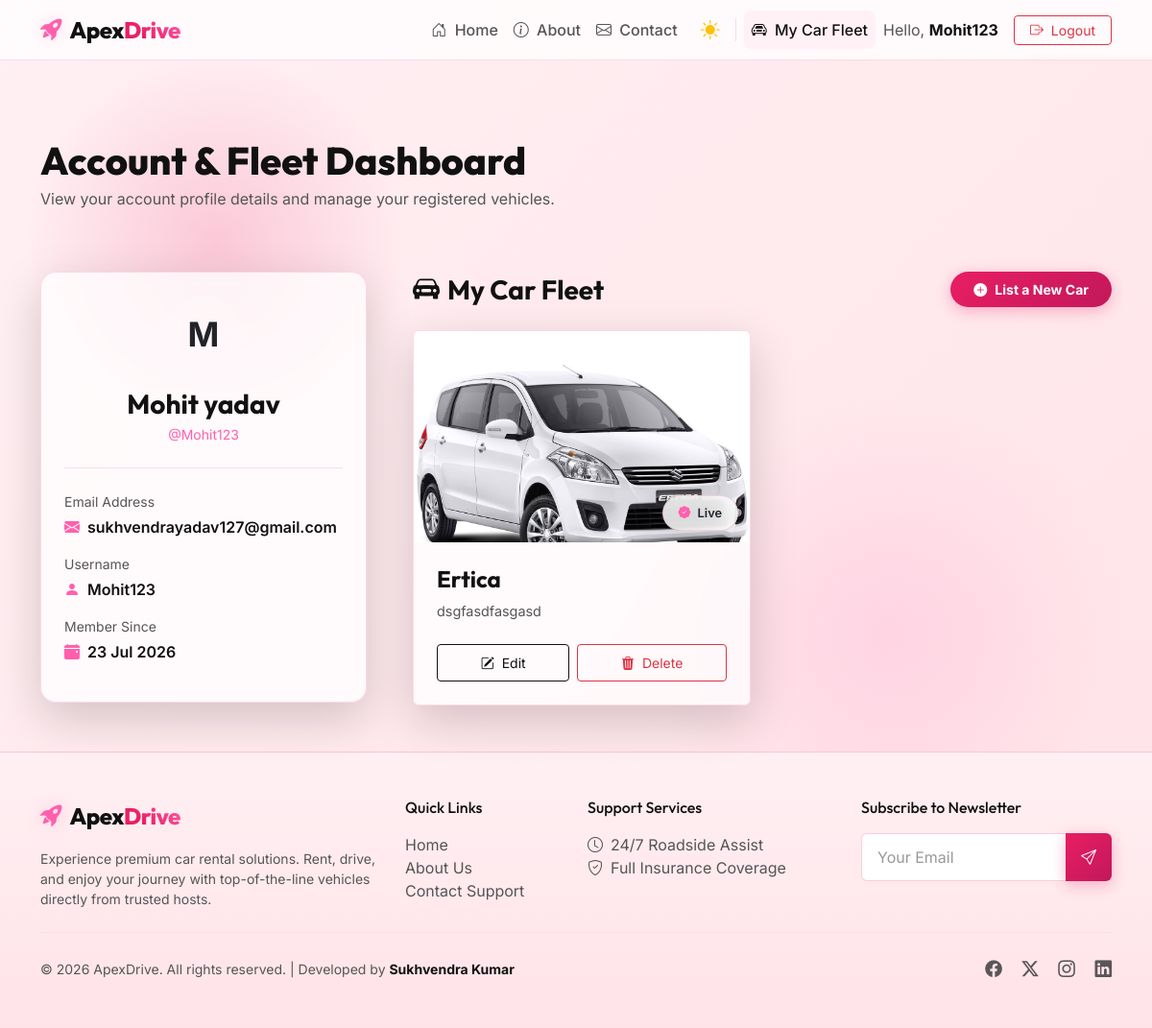
Screenshot of /profile/ (signed in) with the database file from the repository.
### rentals/models.py (models this page shows, shortened)
class CarProfile(models.Model):
    user = models.ForeignKey(User, on_delete=models.CASCADE, related_name='car_profiles')
    car_name = models.CharField(max_length=150, verbose_name="Car Model / Name")
    car_image = models.ImageField(upload_to='car_photos/', verbose_name="Car Image")
    car_details = models.TextField(verbose_name="Car Specifications and Rental Details")
    phone_number = models.CharField(max_length=20, verbose_name="Contact Number for Calls")
    whatsapp_number = models.CharField(max_length=20, verbose_name="WhatsApp Number")
    created_at = models.DateTimeField(auto_now_add=True)
    updated_at = models.DateTimeField(auto_now=True)

### rentals/views.py (the view)
# urls.py: path('profile/', views.profile_view, name='profile'),
@login_required
def profile_view(request):
    profiles = request.user.car_profiles.all().order_by('-created_at')
    return render(request, 'rentals/profile.html', {'profiles': profiles})

### rentals/templates/rentals/profile.html (shortened to what this page needs)
{% extends 'rentals/base.html' %}
{% load static %}
{% block content %}
<div class="container py-5 text-white">
    <div class="row mb-5 mt-3">
        <div class="col">
            <h1 class="fw-extrabold mb-1">Account & Fleet Dashboard</h1>
            <p class="text-light-muted">View your account profile details and manage your registered vehicles.</p>
        </div>
    </div>
    <div class="row g-5">
        <div class="col-lg-4">
            <div class="card bg-glass-dark border border-secondary border-opacity-10 shadow-lg text-white rounded-4 p-4 text-center">
                <div class="user-avatar-sm mx-auto mb-3 bg-gradient text-dark fw-bold d-flex align-items-center justify-content-center" style="width: 80px; height: 80px; font-size: 2.2rem; border-radius: 50%;">
                    {{ request.user.username|make_list|first|upper }}
                </div>
                <h3 class="fw-bold mb-1">{{ request.user.first_name }} {{ request.user.last_name }}</h3>
                <p class="text-accent-cyan small mb-4">@{{ request.user.username }}</p>
                <div class="text-start border-top border-secondary border-opacity-20 pt-4">
                    <div class="mb-3">
                        <label class="text-light-muted small d-block mb-1">Email Address</label>
                        <span class="fw-semibold"><i class="bi bi-envelope-fill text-accent-cyan me-2"></i>{{ request.user.email }}</span>
                    </div>
                    <div class="mb-3">
                        <label class="text-light-muted small d-block mb-1">Username</label>
                        <span class="fw-semibold"><i class="bi bi-person-fill text-accent-cyan me-2"></i>{{ request.user.username }}</span>
                    </div>
                    <div class="mb-3">
                        <label class="text-light-muted small d-block mb-1">Member Since</label>
                        <span class="fw-semibold"><i class="bi bi-calendar-event-fill text-accent-cyan me-2"></i>{{ request.user.date_joined|date:"d M Y" }}</span>
                    </div>
                </div>
            </div>
        </div>
        <div class="col-lg-8">
            <div class="d-flex align-items-center justify-content-between mb-4">
                <h3 class="fw-bold mb-0"><i class="bi bi-car-front-fill text-accent me-2"></i>My Car Fleet</h3>
                <a href="{% url 'add_car' %}" class="btn btn-accent px-4 py-2 rounded-pill fw-bold btn-sm">
                    <i class="bi bi-plus-circle-fill me-2"></i>List a New Car
                </a>
            </div>
            <div class="row row-cols-1 row-cols-md-2 g-4">
                {% for car in profiles %}
                    <div class="col">
                        <div class="card h-100 car-card shadow-lg border-0 bg-glass-dark overflow-hidden">
                            <div class="car-img-wrapper position-relative">
                                {% if car.car_image %}
                                    <img src="{{ car.car_image.url }}" class="card-img-top car-img-preview" alt="{{ car.car_name }}">
                                {% else %}
                                    <div class="no-img-placeholder d-flex flex-column align-items-center justify-content-center bg-dark text-muted">
                                        <i class="bi bi-image fs-1 mb-2"></i>
                                        <span>No Image Uploaded</span>
                                    </div>
                                {% endif %}
                                <div class="car-price-badge py-2 px-3">
                                    <i class="bi bi-patch-check-fill text-accent-cyan me-1"></i> Live
                                </div>
                            </div>
                            <div class="card-body p-4 text-white d-flex flex-column">
                                <h4 class="card-title fw-bold mb-2">{{ car.car_name }}</h4>
                                <p class="card-text text-light-muted flex-grow-1 card-description mb-4">
                                    {{ car.car_details|truncatewords:15 }}
                                </p>
                                <div class="d-flex gap-2 mt-auto">
                                    <a href="{% url 'edit_car' car.id %}" class="btn btn-outline-light flex-fill py-2 d-flex align-items-center justify-content-center btn-sm">
                                        <i class="bi bi-pencil-square me-2"></i> Edit
                                    </a>
                                    <button type="button" class="btn btn-outline-danger flex-fill py-2 d-flex align-items-center justify-content-center btn-sm" data-bs-toggle="modal" data-bs-target="#deleteConfirmModal-{{ car.id }}">
                                        <i class="bi bi-trash3-fill me-2"></i> Delete
                                    </button>
                                </div>
                            </div>
                        </div>
                    </div>
                {% endfor %}
            </div>
        </div>
    </div>
</div>
{% endblock %}

### rentals/templates/rentals/base.html (shortened to what this page needs)
{% load static %}
<!DOCTYPE html>
<html lang="en">
<head>
    <link href="https://cdn.jsdelivr.net/npm/bootstrap@5.3.0/dist/css/style.css" rel="stylesheet">
    <link href="https://cdn.jsdelivr.net/npm/bootstrap@5.3.0/dist/css/bootstrap.min.css" rel="stylesheet">
    <link rel="stylesheet" href="https://cdn.jsdelivr.net/npm/bootstrap-icons@1.11.0/font/bootstrap-icons.css">
    <link rel="stylesheet" href="{% static 'rentals/css/style.css' %}">
</head>
<body class="{% block body_class %}{% endblock %}">
    <div class="orb-1"></div>
    <div class="orb-2"></div>
    <nav class="navbar navbar-expand-lg navbar-dark sticky-top glass-nav">
        <div class="container">
            <a class="navbar-brand d-flex align-items-center" href="{% url 'home' %}">
                <i class="bi bi-rocket-takeoff-fill me-2 brand-icon"></i>
                <span class="brand-text">Apex<span class="accent-text">Drive</span></span>
            </a>
            <div class="collapse navbar-collapse" id="navbarNav">
                <ul class="navbar-nav ms-auto align-items-center">
                    <li class="nav-item">
                        <a class="nav-link {% if request.resolver_match.url_name == 'home' %}active{% endif %}" href="{% url 'home' %}">
                            <i class="bi bi-house-door me-1"></i> Home
                        </a>
                    </li>
                    <li class="nav-item">
                        <a class="nav-link {% if request.resolver_match.url_name == 'about' %}active{% endif %}" href="{% url 'about' %}">
                            <i class="bi bi-info-circle me-1"></i> About
                        </a>
                    </li>
                    <li class="nav-item">
                        <a class="nav-link {% if request.resolver_match.url_name == 'contact' %}active{% endif %}" href="{% url 'contact' %}">
                            <i class="bi bi-envelope me-1"></i> Contact
                        </a>
                    </li>
                    <li class="nav-item ms-lg-2">
                        <button id="themeToggleBtn" class="btn btn-link nav-link p-2" aria-label="Toggle light/dark mode" style="border: none; background: transparent; cursor: pointer;">
                            <i id="themeToggleIcon" class="bi bi-sun-fill text-warning fs-5"></i>
                        </button>
                    </li>
                    {% if request.user.is_authenticated %}
                        <li class="nav-item">
                            <a class="nav-link {% if request.resolver_match.url_name == 'profile' %}active{% endif %}" href="{% url 'profile' %}">
                                <i class="bi bi-car-front me-1"></i> My Car Fleet
                            </a>
                        </li>
                        <li class="nav-item ms-lg-2">
                            <div class="user-greeting d-none d-lg-inline-block me-3 text-light-muted">
                                Hello, <strong class="text-white">{{ request.user.username }}</strong>
                            </div>
                        </li>
                        <li class="nav-item">
                            <a class="btn btn-outline-danger btn-sm nav-btn px-3" href="{% url 'logout' %}">
                                <i class="bi bi-box-arrow-right me-1"></i> Logout
                            </a>
                        </li>
                    {% endif %}
                </ul>
            </div>
        </div>
    </nav>
    <main class="flex-grow-1">
        {% block content %}{% endblock %}
    </main>
    <footer class="footer py-5 mt-auto bg-dark-gradient border-top border-secondary border-opacity-10 text-muted">
        <div class="container">
            <div class="row gy-4">
                <div class="col-lg-4 col-md-6">
                    <div class="d-flex align-items-center mb-3">
                        <i class="bi bi-rocket-takeoff-fill me-2 brand-icon"></i>
                        <span class="brand-text text-white">Apex<span class="accent-text">Drive</span></span>
                    </div>
                    <p class="small text-light-muted mb-0">Experience premium car rental solutions. Rent, drive, and enjoy your journey with top-of-the-line vehicles directly from trusted hosts.</p>
                </div>
                <div class="col-lg-2 col-md-6">
                    <h6 class="text-white mb-3">Quick Links</h6>
                    <ul class="list-unstyled mb-0">
                        <li><a href="{% url 'home' %}" class="footer-link text-light-muted text-decoration-none">Home</a></li>
                        <li><a href="{% url 'about' %}" class="footer-link text-light-muted text-decoration-none">About Us</a></li>
                        <li><a href="{% url 'contact' %}" class="footer-link text-light-muted text-decoration-none">Contact Support</a></li>
                    </ul>
                </div>
                <div class="col-lg-3 col-md-6">
                    <h6 class="text-white mb-3">Support Services</h6>
                    <ul class="list-unstyled mb-0">
                        <li><span class="text-light-muted"><i class="bi bi-clock me-2"></i>24/7 Roadside Assist</span></li>
                        <li><span class="text-light-muted"><i class="bi bi-shield-check me-2"></i>Full Insurance Coverage</span></li>
                    </ul>
                </div>
                <div class="col-lg-3 col-md-6">
                    <h6 class="text-white mb-3">Subscribe to Newsletter</h6>
                    <div class="input-group">
                        <input type="email" class="form-control bg-dark border-secondary text-white rounded-start" placeholder="Your Email">
                        <button class="btn btn-accent px-3" type="button"><i class="bi bi-send"></i></button>
                    </div>
                </div>
            </div>
            <hr class="my-4 border-secondary border-opacity-20">
            <div class="row align-items-center">
                <div class="col-md-6 text-center text-md-start small text-light-muted">
                    &copy; 2026 ApexDrive. All rights reserved. | Developed by <strong class="text-white">Sukhvendra Kumar</strong>
                </div>
                <div class="col-md-6 text-center text-md-end mt-2 mt-md-0">
                    <a href="#" class="social-icon text-muted me-3"><i class="bi bi-facebook"></i></a>
                    <a href="#" class="social-icon text-muted me-3"><i class="bi bi-twitter-x"></i></a>
                    <a href="#" class="social-icon text-muted me-3"><i class="bi bi-instagram"></i></a>
                    <a href="#" class="social-icon text-muted"><i class="bi bi-linkedin"></i></a>
                </div>
            </div>
        </div>
    </footer>
</body>
</html>

### rows the page displays
CarProfile: car_image (picture), car_name "Ertica", car_details "dsgfasdfasgasd"

### other values shown
{{ request.user.username }} "Mohit123"
{{ request.user.username|make_list|first|upper }} "M"
{{ request.user.first_name }} "Mohit"
{{ request.user.last_name }} "yadav"
{{ request.user.email }} "sukhvendrayadav127@gmail.com"
{{ request.user.date_joined|date:"d M Y" }} "23 Jul 2026"
